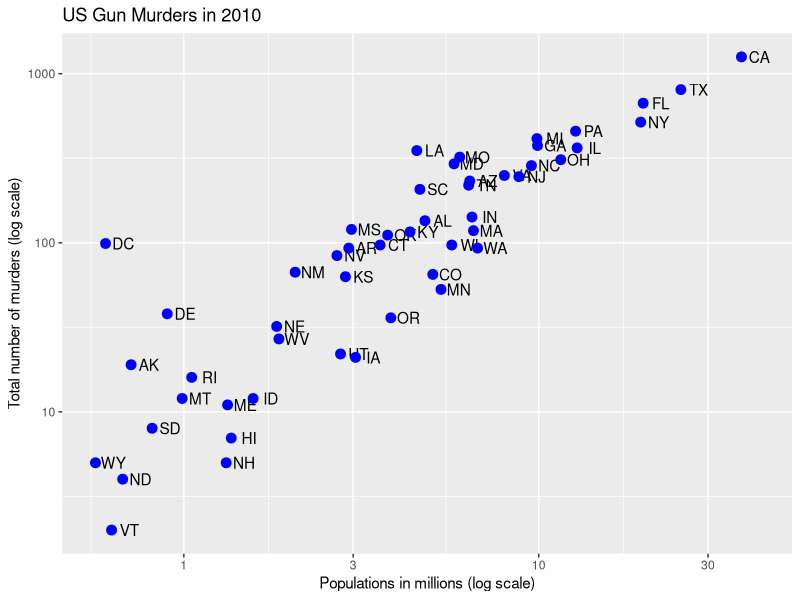
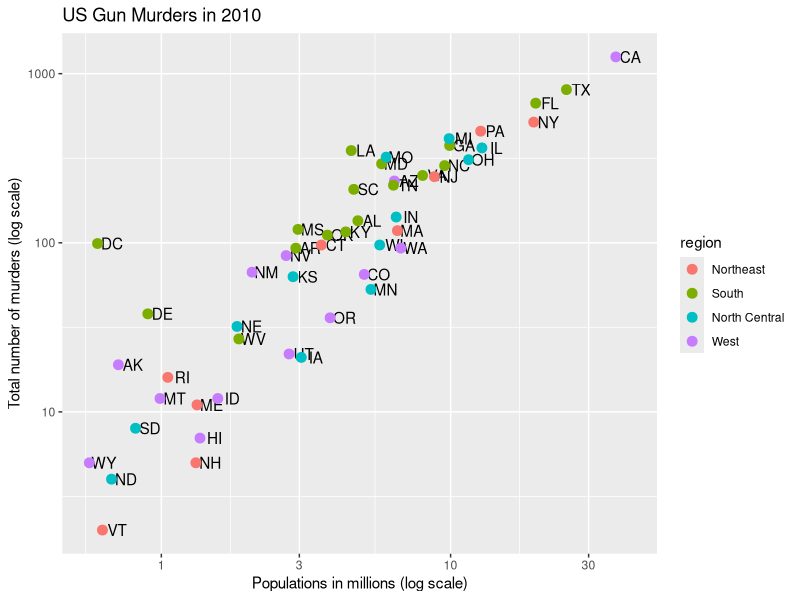
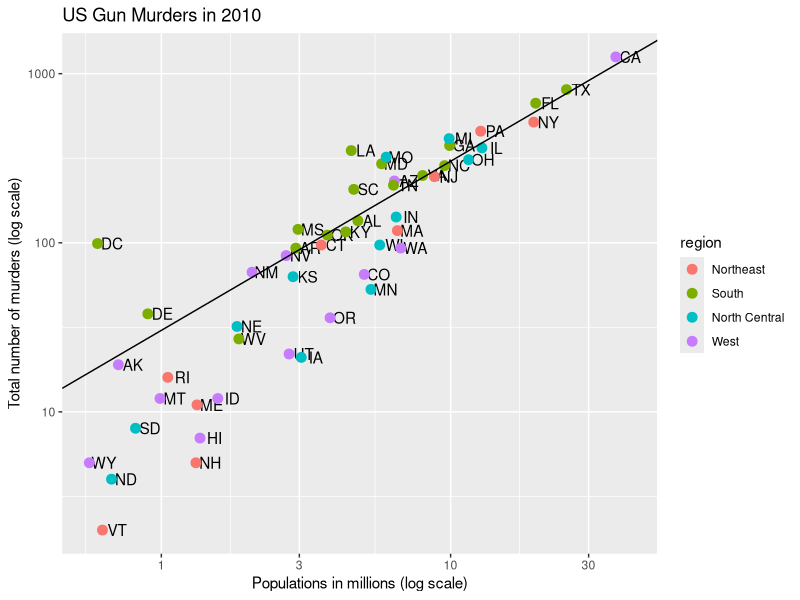
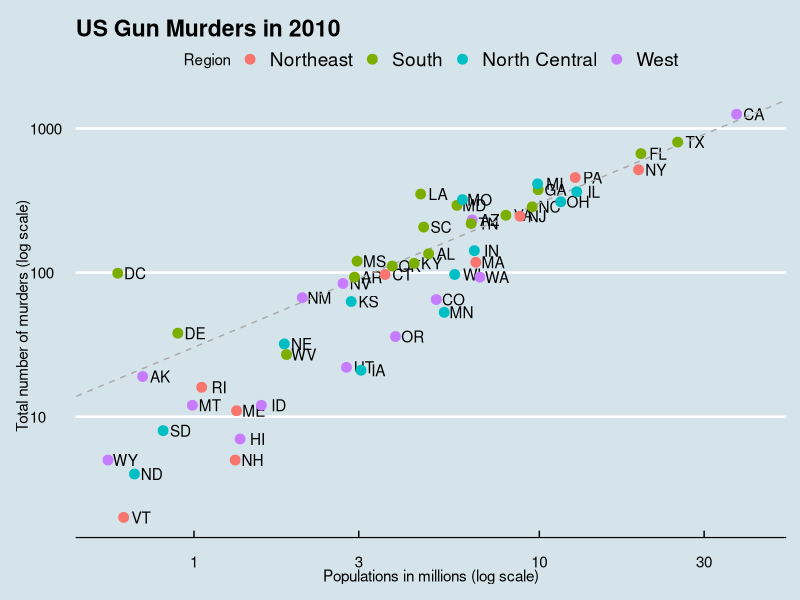
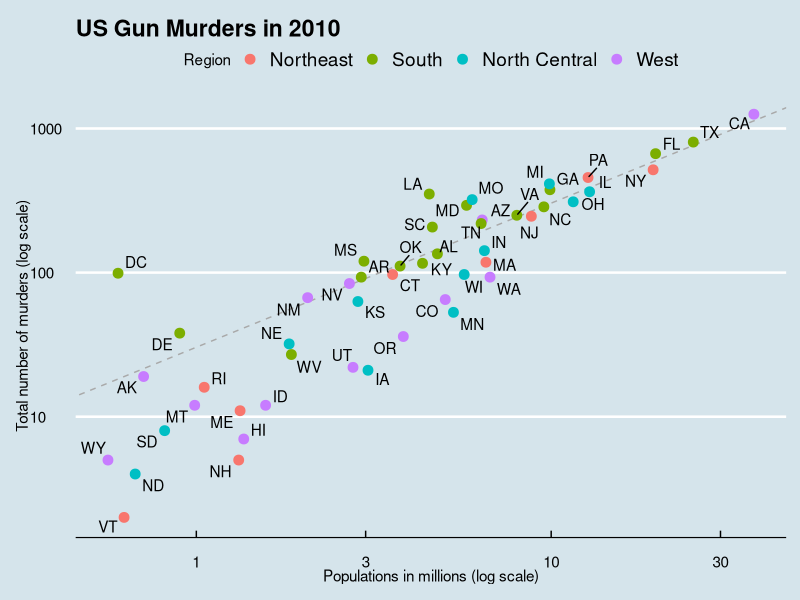
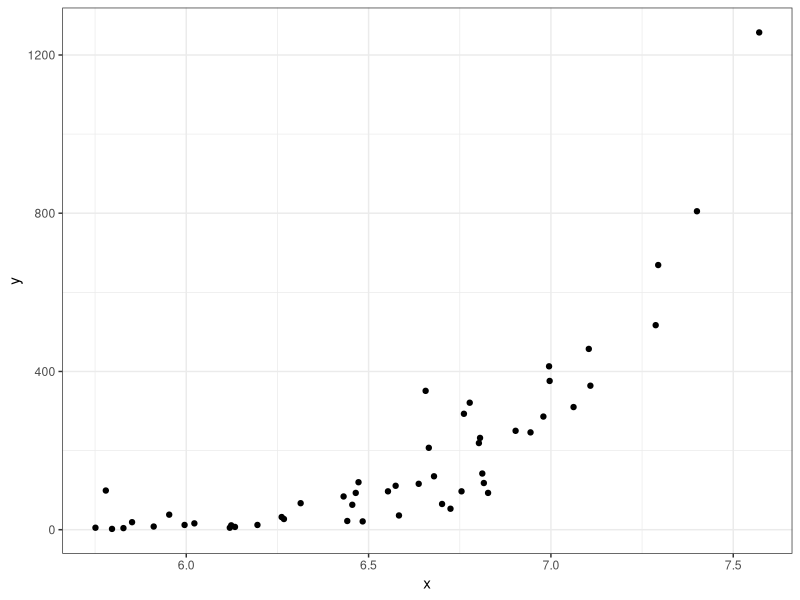
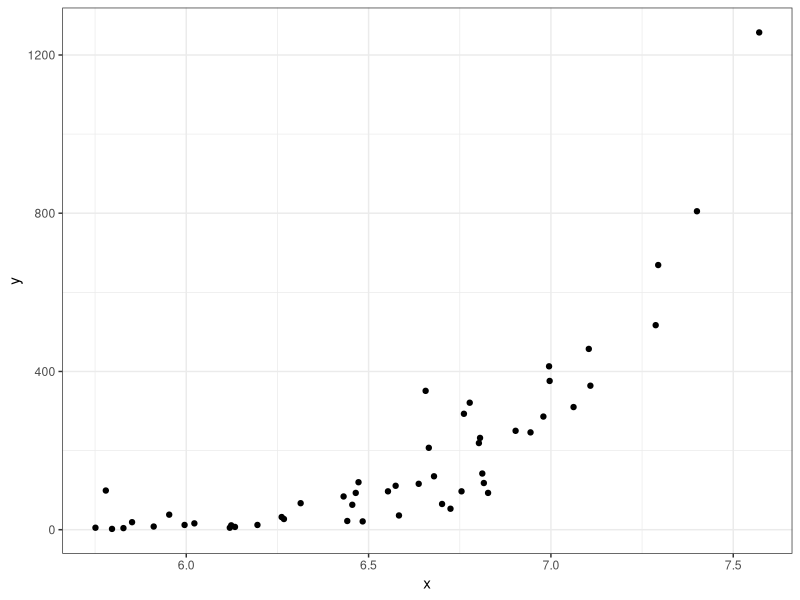
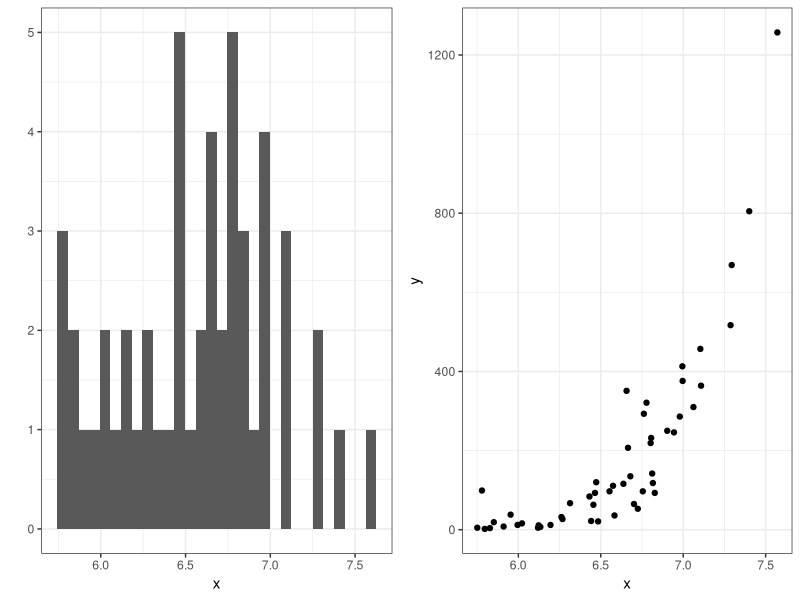

R code for these plots, in order:
## ---- chunk 1
library(tidyverse)
library(dslabs)
data("murders")
## ---- chunk 2
p <-  murders %>% ggplot(aes(population/10^6, total, label = abb)) +   
  geom_text(nudge_x = 0.05) + 
  scale_x_log10() +
  scale_y_log10() +
  xlab("Populations in millions (log scale)") + 
  ylab("Total number of murders (log scale)") +
  ggtitle("US Gun Murders in 2010")
## ---- chunk 3
p + geom_point(size = 3, color ="blue")
## ---- chunk 4
p + geom_point(aes(col=region), size = 3)
## ---- chunk 5
r <- murders %>% 
  summarize(rate = sum(total) /  sum(population) * 10^6) %>% 
  pull(rate)
## ---- chunk 6
p + geom_point(aes(col=region), size = 3) + 
  geom_abline(intercept = log10(r))
## ---- chunk 7
p <- p + geom_abline(intercept = log10(r), lty = 2, color = "darkgrey") +
  geom_point(aes(col=region), size = 3) 
## ---- chunk 8
p <- p + scale_color_discrete(name = "Region") 
## ---- chunk 9
ds_theme_set()
## ---- chunk 10
install.packages("ggthemes", repos = "http://cran.us.r-project.org")
library(ggthemes)
p + theme_economist()
## ---- chunk 11
install.packages("ggrepel", repos = "http://cran.us.r-project.org")
library(ggthemes)
library(ggrepel)

r <- murders %>% 
  summarize(rate = sum(total) /  sum(population) * 10^6) %>%
  pull(rate)

murders %>% ggplot(aes(population/10^6, total, label = abb)) +   
  geom_abline(intercept = log10(r), lty = 2, color = "darkgrey") +
  geom_point(aes(col=region), size = 3) +
  geom_text_repel() + 
  scale_x_log10() +
  scale_y_log10() +
  xlab("Populations in millions (log scale)") + 
  ylab("Total number of murders (log scale)") +
  ggtitle("US Gun Murders in 2010") + 
  scale_color_discrete(name = "Region") +
  theme_economist()
## ---- chunk 12
data(murders)
x <- log10(murders$population)
y <- murders$total
## ---- chunk 13
data.frame(x = x, y = y) %>% 
  ggplot(aes(x, y)) +
  geom_point()
## ---- chunk 14
qplot(x, y)
## ---- chunk 15
install.packages("gridExtra", repos = "http://cran.us.r-project.org")
library(gridExtra)
p1 <- qplot(x)
p2 <- qplot(x,y)
grid.arrange(p1, p2, ncol = 2)
## ---- chunk 16
library(dplyr)
library(ggplot2)
library(dslabs)
data(heights)
data(murders)
## ---- chunk 17
p <- ggplot(data = murders)
## ---- chunk 18
p <- ggplot(murders)
## ---- chunk 19
p <- murders %>% ggplot()
## ---- chunk 20
class(p)
## ---- chunk 21
p
## ---- chunk 22
p <- murders %>% ggplot()
## ---- chunk 23
class(p)
## ---- chunk 24
murders %>% ggplot(aes(x = population , y = total)) +
  geom_point()
## ---- chunk 25
murders %>% ggplot(aes(population, total)) +
  geom_point()
## ---- chunk 26
murders %>% ggplot(aes(total, population)) +
  geom_point()
## ---- chunk 27
#murders %>% ggplot(aes(population, total)) + geom_label()
## ---- chunk 28
murders %>% ggplot(aes(population, total)) + geom_label(aes(label = abb))
## ---- chunk 29
murders %>% ggplot(aes(population, total)) + geom_label(aes(label = abb), color = "blue")
## ---- chunk 30
murders %>% ggplot(aes(population, total, color = region)) + geom_label(aes(label = abb))
## ---- chunk 31
p <- murders %>% 
  ggplot(aes(population, total, label = abb, color = region)) +
  geom_label()

## ---- chunk 32
p <- murders %>% 
  ggplot(aes(population, total, label = abb, color = region)) +
  geom_label() +
  scale_x_log10()
## ---- chunk 33
p <- murders %>% 
  ggplot(aes(population, total, label = abb, color = region)) +
  geom_label() +
  scale_x_log10() +
  scale_y_log10()
## ---- chunk 34
p <- murders %>% 
  ggplot(aes(population, total, label = abb, color = region)) +
  geom_label() +
  scale_x_log10() +
  scale_y_log10() +
  ggtitle("Gun murder data")
p
